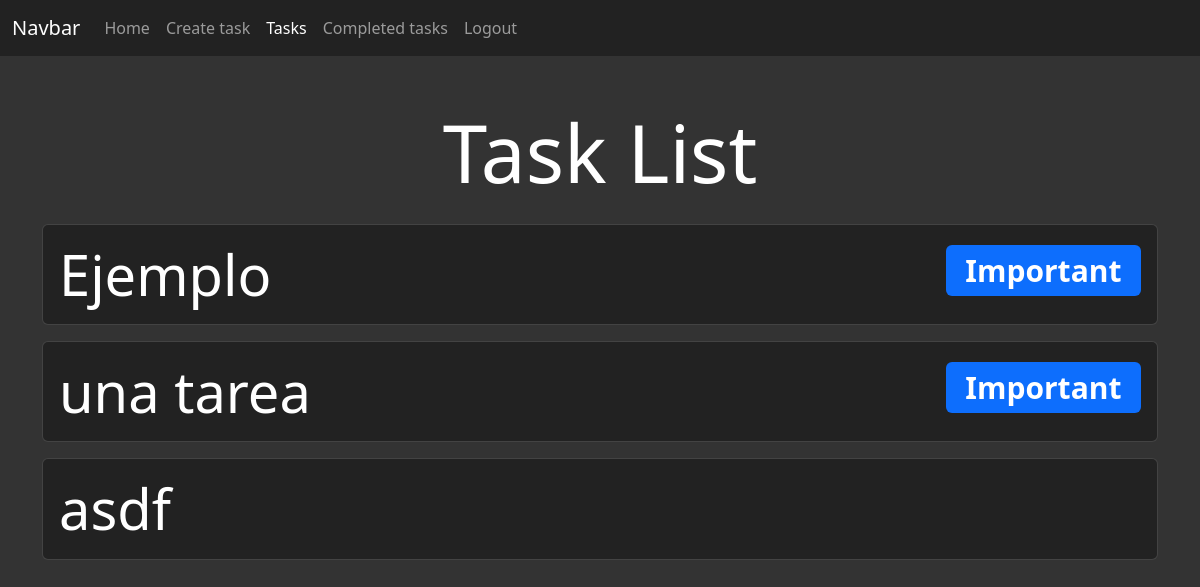
The page /tasks/ (signed in) on the database its author committed.
### tasks/models.py (models this page shows, shortened)
class Task(models.Model) :
    title = models.CharField(max_length=100)
    description = models.TextField(blank=True)
    created = models.DateTimeField(auto_now_add=True)
    datecompleted = models.DateTimeField(null=True)
    important = models.BooleanField(default=False)
    user = models.ForeignKey(User, on_delete=models.CASCADE)
    class Meta:
        verbose_name='task'
        verbose_name_plural='tasks'

### tasks/views.py (the view)
# urls.py: path('',include('tasks.urls')),
@login_required
def tasks(request) :
    tasks = Task.objects.filter(user = request.user, datecompleted__isnull = True)
    return render(request, 'tasks.html',{'tasks':tasks})

### tasks/templates/tasks.html (shortened to what this page needs)
{% extends 'base.html' %}
{% block content %}
<body data-bs-theme="dark" style="background-color: #333;">
    <div class="container mt-5">
        <h1 class="text-center text-white display-1">Task List</h1>
        <div class="row">
            {% for task in tasks %}
            <div class="col-md-12 mt-3">
                <div class="card" style="background-color: #222;">
                    <div class="card-body">
                        <div class="d-flex justify-content-between align-items-center">
                            <a href ="{% url 'task_detail' task.id %}" style="text-decoration: none;" class="mb-0 display-4 text-white">{{ task.title }}</a>
                            {% if task.important %}
                            <h1><span class="badge bg-primary">Important</span></h1>
                            {% endif %}
                        </div>
                    </div>
                </div>
            </div>
            {% endfor %}
        </div>
    </div>
</body>
{% endblock %}

### rows shown on the page
Task: title "Ejemplo", important "Important"
Task: title "una tarea", important "Important"
Task: title "asdf"
